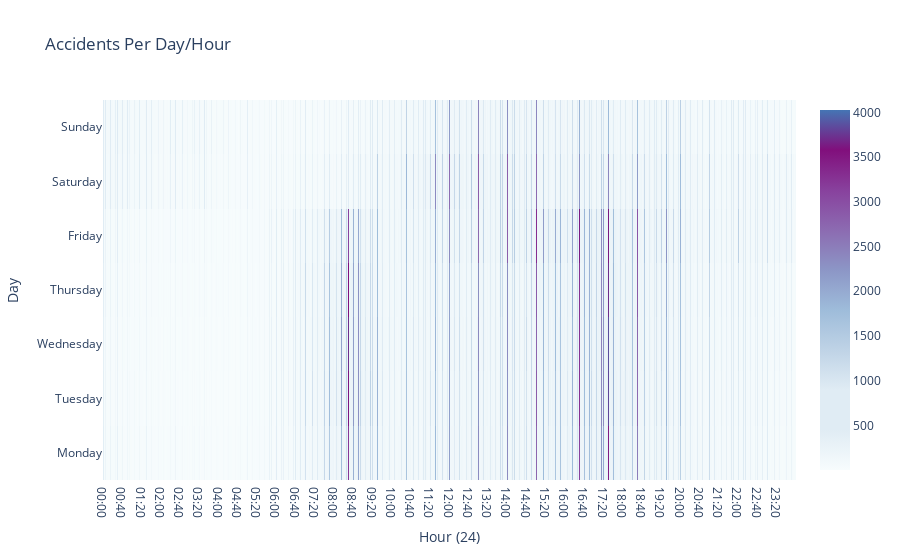

The code cell stored with this chart in its notebook:
### Code cell
fig = go.Figure(data=data, layout=layout)
fig.iplot(filename='Accidents Per Day-Hour')

### Figure 1 — Plotly figure (JSON) as saved in the notebook; plotly's stock layout.template omitted (floating-point values rounded to 4 significant figures; data arrays with more than 128 entries replaced by an {"elided": "..."} marker saying what was removed)
{"data": [{"colorscale": [[0, "rgb(247,252,253)"], [0.1111, "rgb(224,236,244)"], [0.2222, "rgb(224,236,244)"], [0.3333, "rgb(191,211,230)"], [0.4444, "rgb(158,188,218)"], [0.5556, "rgb(140,150,198)"], [0.6667, "rgb(140,107,177)"], [0.7778, "rgb(136,65,157)"], [0.8889, "rgb(129,15,124)"], [1.0, "rgb(69,117,180)"], [1, "rgb(77,0,75)"]], "type": "heatmap", "x": {"elided": "1440 str values"}, "y": ["Monday", "Tuesday", "Wednesday", "Thursday", "Friday", "Saturday", "Sunday"], "z": {"elided": "7x1440 int values"}}], "layout": {"title": {"text": "Accidents Per Day/Hour"}, "xaxis": {"nticks": 36, "ticks": "", "title": {"text": "Hour (24)"}}, "yaxis": {"ticks": "", "title": {"text": "Day"}}}}
